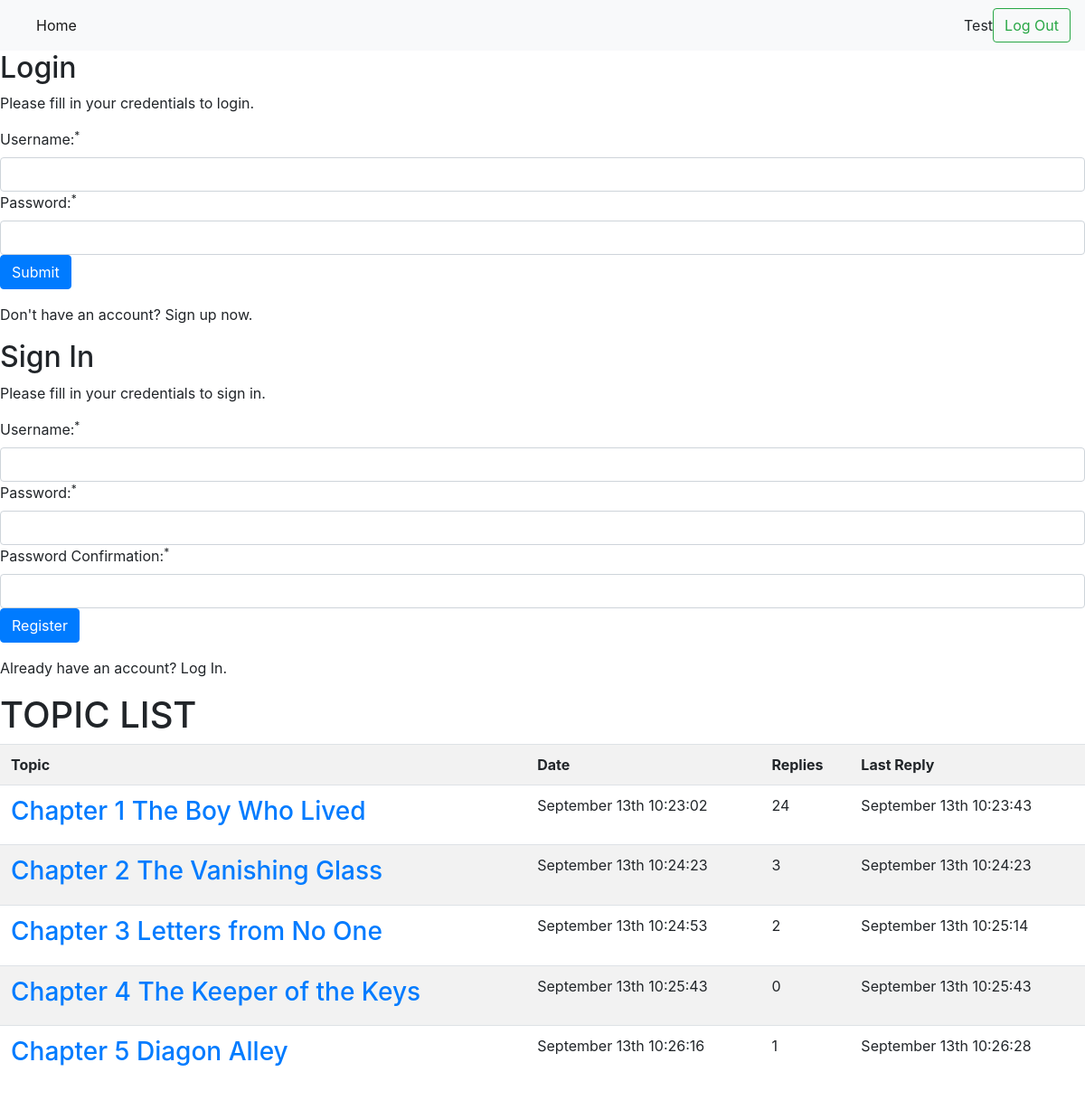
Page / (signed in) on the committed database.
### tables this page shows
CREATE TABLE IF NOT EXISTS `node` (
  `nodeid` int(10) unsigned NOT NULL AUTO_INCREMENT,
  `contenttypeid` smallint(6) NOT NULL,
  `publishdate` int(11) DEFAULT NULL,
  `title` varchar(512) DEFAULT NULL,
  `parentid` int(11) NOT NULL,
  `lastcontent` int(11) NOT NULL DEFAULT '0',
  `lastcontentid` int(11) NOT NULL DEFAULT '0',
  `userid` int(11) NOT NULL,
  PRIMARY KEY (`nodeid`)
);

### controllers/posts.php (called while the page is built)
<?php
class PostsController{
    public function all(){
        $topics = PostsModel::getAllPosts();
        require_once('views/posts.php');
    }
}

### models/posts.php (called while the page is built, shortened)
<?php
class PostsModel{
    public static function getAllPosts(){
        $db = DB::getInstance();
        $selectPosts = "SELECT nodeid AS post_node, publishdate, title, lastcontent, "
                . "(SELECT count(nodeid) FROM node WHERE parentid = post_node) AS postcount "
                . "FROM node WHERE `contenttypeid` = 22 GROUP BY nodeid";
        $quary = $db->query($selectPosts);
        $posts = $quary->fetchall(PDO::FETCH_ASSOC);
        return $posts;
    }
}

### views/posts.php (the view)
<?php global $sitePath; ?>
<div class="topics-header">
    <h1>TOPIC LIST</h1>
</div>
<div class="topics">
    <table class="table table-striped">
        <tbody>
            <tr>
                <th>Topic</th>
                <th>Date</th>
                <th>Replies</th>
                <th>Last Reply</th>
            </tr>
            <?php foreach($topics as $topic){ ?>
            <tr>
                <td><h3><a href="<?php echo $sitePath ?>/post/show/?id=<?php echo $topic["post_node"]; ?>"><?php echo $topic["title"]; ?></a></h3></td>
                <td><?php echo Date('F jS g:i:s', $topic["publishdate"]); ?></td>
                <td><?php echo $topic["postcount"]; ?></td>
                <td><?php echo Date('F jS g:i:s', $topic["lastcontent"]); ?></td>
            </tr>
            <?php } ?>
        </tbody>
    </table>
</div>

### rows in the picture
node: title "Chapter 1 The Boy Who Lived", publishdate "September 13th 10:23:02", postcount "24", lastcontent "September 13th 10:23:43"
node: title "Chapter 2 The Vanishing Glass", publishdate "September 13th 10:24:23", postcount "3", lastcontent "September 13th 10:24:23"
node: title "Chapter 3 Letters from No One", publishdate "September 13th 10:24:53", postcount "2", lastcontent "September 13th 10:25:14"
node: title "Chapter 4 The Keeper of the Keys", publishdate "September 13th 10:25:43", postcount "0", lastcontent "September 13th 10:25:43"
node: title "Chapter 5 Diagon Alley", publishdate "September 13th 10:26:16", postcount "1", lastcontent "September 13th 10:26:28"

### other values in the picture
$_SESSION['siteUsername'] "Test"
